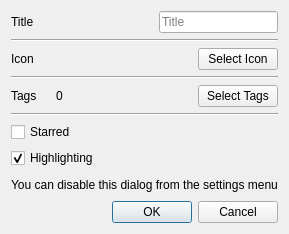
<?xml version="1.0" encoding="UTF-8"?>
<ui version="4.0">
 <class>NewNoteDialog</class>
 <widget class="QDialog" name="NewNoteDialog">
  <property name="geometry">
   <rect>
    <x>0</x>
    <y>0</y>
    <width>261</width>
    <height>234</height>
   </rect>
  </property>
  <property name="windowTitle">
   <string>Title</string>
  </property>
  <layout class="QVBoxLayout" name="verticalLayout_2">
   <item>
    <layout class="QHBoxLayout" name="horizontalLayout">
     <item>
      <widget class="QLabel" name="label">
       <property name="text">
        <string>Title</string>
       </property>
      </widget>
     </item>
     <item>
      <spacer name="horizontalSpacer">
       <property name="orientation">
        <enum>Qt::Horizontal</enum>
       </property>
       <property name="sizeHint" stdset="0">
        <size>
         <width>40</width>
         <height>20</height>
        </size>
       </property>
      </spacer>
     </item>
     <item>
      <widget class="QLineEdit" name="le_title">
       <property name="placeholderText">
        <string>Title</string>
       </property>
      </widget>
     </item>
    </layout>
   </item>
   <item>
    <widget class="Line" name="line">
     <property name="orientation">
      <enum>Qt::Horizontal</enum>
     </property>
    </widget>
   </item>
   <item>
    <layout class="QHBoxLayout" name="horizontalLayout_2">
     <item>
      <widget class="QLabel" name="label_2">
       <property name="text">
        <string>Icon</string>
       </property>
      </widget>
     </item>
     <item>
      <spacer name="horizontalSpacer_2">
       <property name="orientation">
        <enum>Qt::Horizontal</enum>
       </property>
       <property name="sizeHint" stdset="0">
        <size>
         <width>40</width>
         <height>20</height>
        </size>
       </property>
      </spacer>
     </item>
     <item>
      <widget class="QPushButton" name="b_icon">
       <property name="text">
        <string>Select Icon</string>
       </property>
      </widget>
     </item>
    </layout>
   </item>
   <item>
    <widget class="Line" name="line_2">
     <property name="orientation">
      <enum>Qt::Horizontal</enum>
     </property>
    </widget>
   </item>
   <item>
    <layout class="QHBoxLayout" name="horizontalLayout_4" stretch="1,0,5,1,1">
     <item>
      <widget class="QLabel" name="label_4">
       <property name="text">
        <string>Tags</string>
       </property>
      </widget>
     </item>
     <item>
      <spacer name="horizontalSpacer_4">
       <property name="orientation">
        <enum>Qt::Horizontal</enum>
       </property>
       <property name="sizeHint" stdset="0">
        <size>
         <width>13</width>
         <height>20</height>
        </size>
       </property>
      </spacer>
     </item>
     <item>
      <widget class="QLabel" name="lbl_tagcnt">
       <property name="text">
        <string>0</string>
       </property>
      </widget>
     </item>
     <item>
      <spacer name="horizontalSpacer_3">
       <property name="orientation">
        <enum>Qt::Horizontal</enum>
       </property>
       <property name="sizeHint" stdset="0">
        <size>
         <width>13</width>
         <height>18</height>
        </size>
       </property>
      </spacer>
     </item>
     <item>
      <widget class="QPushButton" name="b_tags">
       <property name="text">
        <string>Select Tags</string>
       </property>
      </widget>
     </item>
    </layout>
   </item>
   <item>
    <layout class="QVBoxLayout" name="verticalLayout">
     <item>
      <widget class="Line" name="line_3">
       <property name="orientation">
        <enum>Qt::Horizontal</enum>
       </property>
      </widget>
     </item>
     <item>
      <widget class="QCheckBox" name="cb_starred">
       <property name="layoutDirection">
        <enum>Qt::LeftToRight</enum>
       </property>
       <property name="text">
        <string>Starred</string>
       </property>
      </widget>
     </item>
     <item>
      <widget class="QCheckBox" name="cb_highlighting">
       <property name="layoutDirection">
        <enum>Qt::LeftToRight</enum>
       </property>
       <property name="text">
        <string>Highlighting</string>
       </property>
       <property name="checked">
        <bool>true</bool>
       </property>
       <property name="tristate">
        <bool>false</bool>
       </property>
      </widget>
     </item>
    </layout>
   </item>
   <item>
    <widget class="QLabel" name="label_3">
     <property name="text">
      <string>You can disable this dialog from the settings menu</string>
     </property>
    </widget>
   </item>
   <item>
    <widget class="QDialogButtonBox" name="buttonBox">
     <property name="orientation">
      <enum>Qt::Horizontal</enum>
     </property>
     <property name="standardButtons">
      <set>QDialogButtonBox::Cancel|QDialogButtonBox::Ok</set>
     </property>
    </widget>
   </item>
  </layout>
 </widget>
 <resources/>
 <connections>
  <connection>
   <sender>buttonBox</sender>
   <signal>accepted()</signal>
   <receiver>NewNoteDialog</receiver>
   <slot>accept()</slot>
   <hints>
    <hint type="sourcelabel">
     <x>248</x>
     <y>254</y>
    </hint>
    <hint type="destinationlabel">
     <x>157</x>
     <y>274</y>
    </hint>
   </hints>
  </connection>
  <connection>
   <sender>buttonBox</sender>
   <signal>rejected()</signal>
   <receiver>NewNoteDialog</receiver>
   <slot>reject()</slot>
   <hints>
    <hint type="sourcelabel">
     <x>316</x>
     <y>260</y>
    </hint>
    <hint type="destinationlabel">
     <x>286</x>
     <y>274</y>
    </hint>
   </hints>
  </connection>
 </connections>
</ui>
